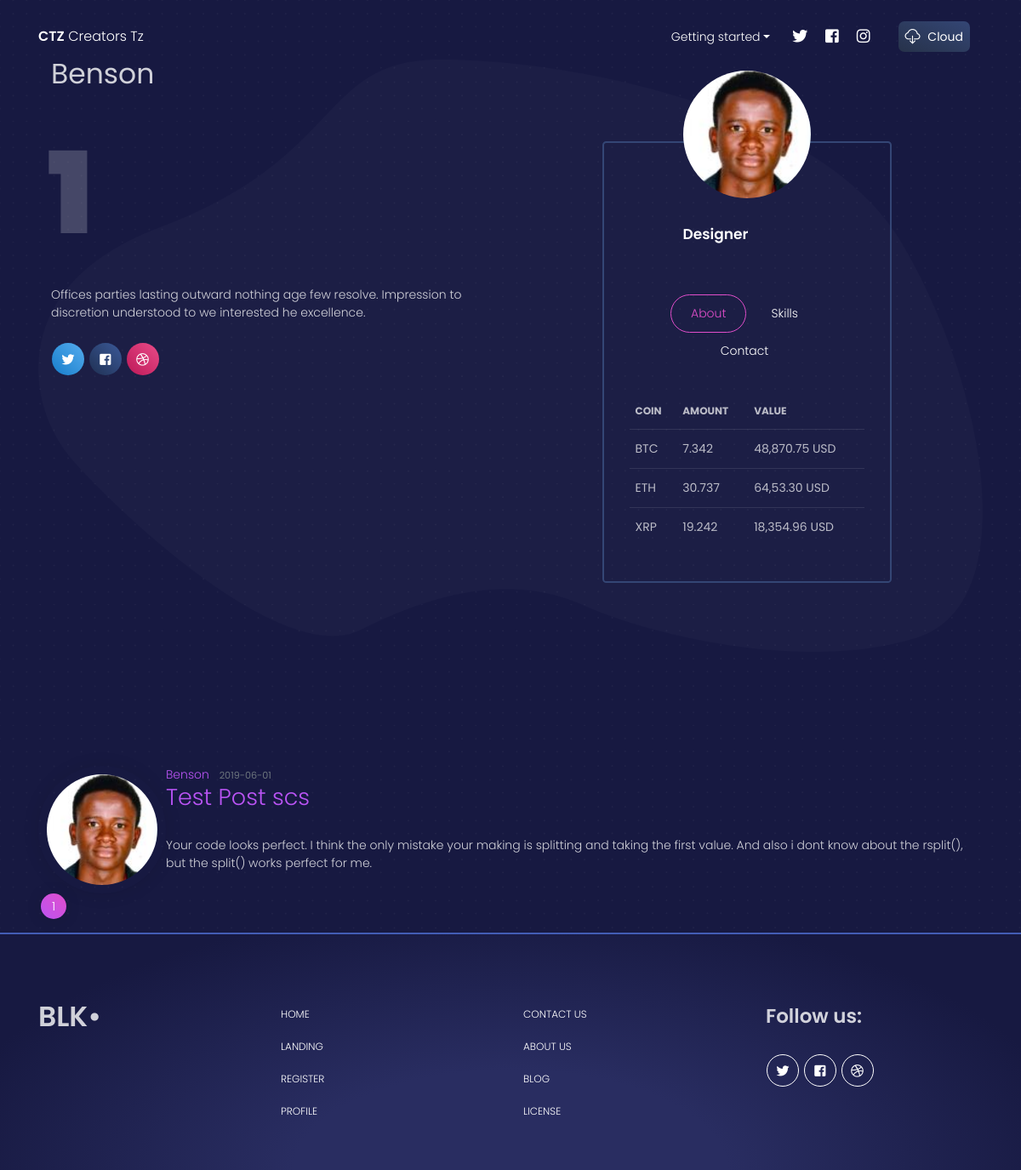
/user/Benson, run on an earlier commit of the app's database.
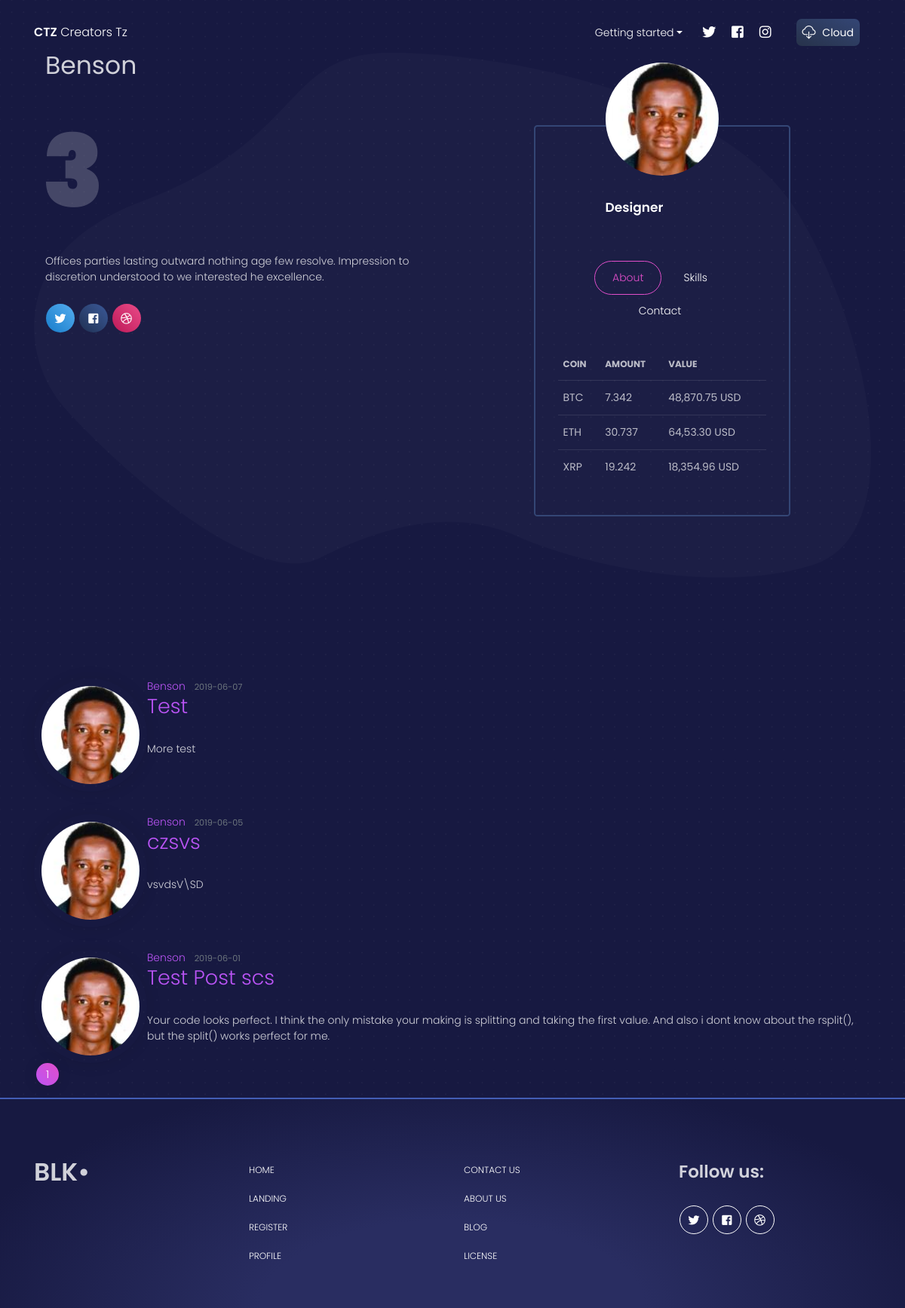
And on a later commit of the database.
### flaskblog/models.py (models this page shows, shortened)
class Post(db.Model):
    id = db.Column(db.Integer, primary_key=True)
    title = db.Column(db.String(100), nullable=False)
    date_posted = db.Column(db.DateTime, nullable=False, default=datetime.utcnow)
    content = db.Column(db.Text, nullable=False)
    media = db.Column(db.ARRAY(db.String(20)), nullable=True, default='default.jpg')
    user_id = db.Column(db.Integer, db.ForeignKey('user.id'), nullable=False)

class User(db.Model, UserMixin):
    id = db.Column(db.Integer, primary_key=True)
    username = db.Column(db.String(20), unique=True, nullable=False)
    email = db.Column(db.String(120), unique=True, nullable=False)
    image_file = db.Column(db.String(20), nullable=False, default='default.jpg')
    password = db.Column(db.String(60), nullable=False)
    posts = db.relationship('Post', backref='author', lazy=True)

### flaskblog/users/routes.py (the view)
@users.route("/user/<string:username>")
def user_posts(username):
    page = request.args.get('page', 1, type=int)
    user = User.query.filter_by(username=username).first_or_404()
    posts = Post.query.filter_by(author=user)\
        .order_by(Post.date_posted.desc())\
        .paginate(page=page, per_page=5)
    return render_template('user_posts.html', posts=posts, user=user)

### flaskblog/templates/user_posts.html (shortened to what the changed rows need)
{% extends "layout.html" %}
{% block content %}
      <div class="wrapper">
        <div class="page-header">
          <div class="container align-items-center">
            <div class="row">
              <div class="col-lg-6 col-md-6">
                <h1 class="profile-title text-left">{{ user.username }}</h1>
                <h5 class="text-on-back">{{ posts.total }}</h5>
                <p class="profile-description">Offices parties lasting outward nothing age few resolve. Impression to discretion understood to we interested he excellence.</p>
                <div class="btn-wrapper profile pt-3">
                  <a target="_blank" href="https://twitter.com/creativetim" class="btn btn-icon btn-twitter btn-round" data-toggle="tooltip" data-original-title="Follow us">
                  </a>
                  <a target="_blank" href="https://www.facebook.com/creativetim" class="btn btn-icon btn-facebook btn-round" data-toggle="tooltip" data-original-title="Like us">
                  </a>
                  <a target="_blank" href="https://dribbble.com/creativetim" class="btn btn-icon btn-dribbble  btn-round" data-toggle="tooltip" data-original-title="Follow us">
                  </a>
                </div>
              </div>
              <div class="col-lg-4 mt-5 col-md-6 ml-auto mr-auto">
                <div class="card mt-5 card-coin card-plain">
                  <div class="card-body">
                    <div class="tab-content tab-subcategories">
                      <div class="tab-pane active" id="linka">
                        <div class="table-responsive">
                          <table class="table tablesorter " id="plain-table">
                            <thead class=" text-primary">
                              <tr>
                                <th class="header">
                                  COIN
                                </th>
                                <th class="header">
                                  AMOUNT
                                </th>
                                <th class="header">
                                  VALUE
                                </th>
                              </tr>
                            </thead>
                          </table>
                        </div>
                      </div>
                    </div>
                  </div>
                </div>
              </div>
            </div>
          </div>
        </div>
      </div>
     {% for post in posts.items %}
        <article class="media content-section" style="padding-top: 30px;">
          <img class="img-fluid rounded-circle shadow" style="width: 150px; padding: 10px" src="{{ url_for('static', filename='profile_pics/' + post.author.image_file) }}">
          <div class="media-body">
            <div class="article-metadata">
              <a class="mr-2" href="{{ url_for('users.user_posts', username=post.author.username) }}">{{ post.author.username }}</a>
              <small class="text-muted">{{ post.date_posted.strftime('%Y-%m-%d') }}</small>
            </div>
            <h2><a class="article-title" href="{{ url_for('posts.post', post_id=post.id) }}">{{ post.title }}</a></h2>
            <p class="article-content">{{ post.content }}</p>
          </div>
        </article>
    {% endfor %}
    <ul class="pagination pagination-primary">
    {% for page_num in posts.iter_pages(left_edge=1, right_edge=1, left_current=1, right_current=2) %}
      {% if page_num %}
          {% if posts.page == page_num %}
            <li class="page-item active">
              <a class="page-link" href="{{ url_for('main.home', page=page_num) }}">{{ page_num }}</a>
            </li>
          {% else %}
            <li class="page-item">
              <a class="page-link" href="{{ url_for('main.home', page=page_num) }}">{{ page_num }}</a>
            </li>
          {% endif %}
      {% else %}
        ...
      {% endif %}
    {% endfor %}
    </ul>
{% endblock content %}

What changed in the data, as far as the page shows it:
added Post: image_file (picture), author.username "Benson", date_posted "2019-06-07", title "Test", content "More test"
added Post: image_file (picture), author.username "Benson", date_posted "2019-06-05", title "czsvs", content "vsvdsV\\SD"
Also different on the page:
{{ posts.total }}: "1" → "3"
